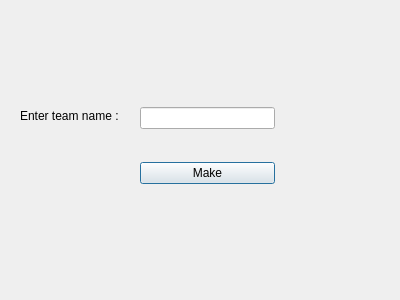
<?xml version="1.0" encoding="UTF-8"?>
<ui version="4.0">
 <class>making_team_page</class>
 <widget class="QDialog" name="making_team_page">
  <property name="geometry">
   <rect>
    <x>0</x>
    <y>0</y>
    <width>400</width>
    <height>300</height>
   </rect>
  </property>
  <property name="windowTitle">
   <string>Dialog</string>
  </property>
  <widget class="QLabel" name="label">
   <property name="geometry">
    <rect>
     <x>20</x>
     <y>90</y>
     <width>111</width>
     <height>51</height>
    </rect>
   </property>
   <property name="text">
    <string>Enter team name :</string>
   </property>
  </widget>
  <widget class="QWidget" name="">
   <property name="geometry">
    <rect>
     <x>140</x>
     <y>80</y>
     <width>135</width>
     <height>131</height>
    </rect>
   </property>
   <layout class="QVBoxLayout" name="verticalLayout">
    <item>
     <widget class="QLineEdit" name="team_name_input"/>
    </item>
    <item>
     <widget class="QPushButton" name="make_team_botton">
      <property name="text">
       <string>Make</string>
      </property>
     </widget>
    </item>
   </layout>
  </widget>
 </widget>
 <resources/>
 <connections/>
</ui>
